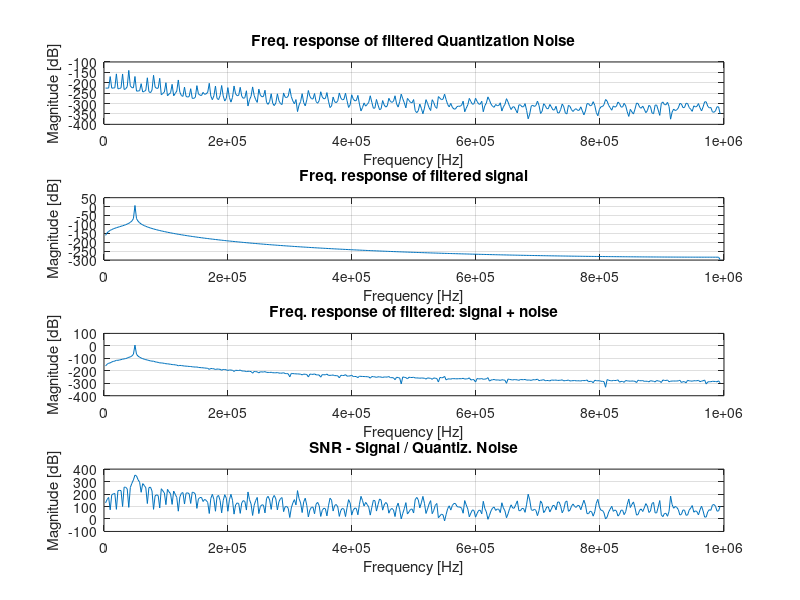
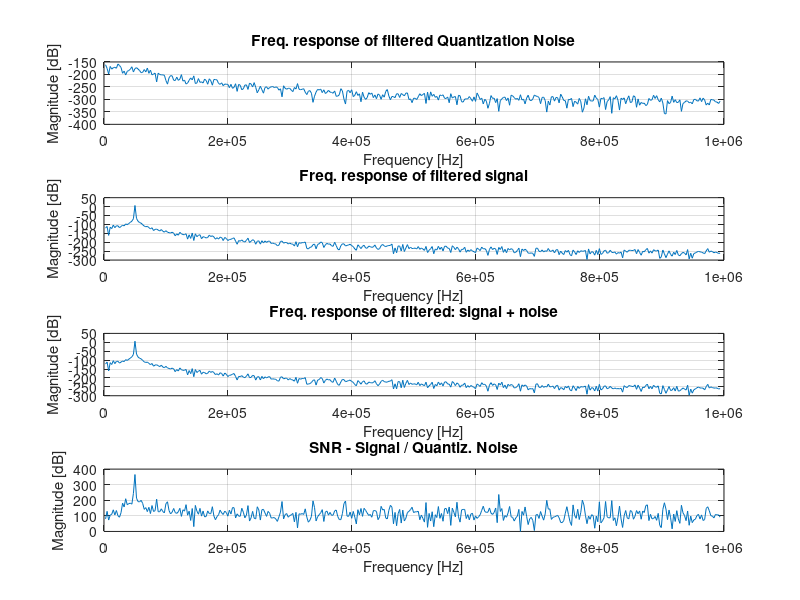

Reproduce these figures in MATLAB, in order.
% SCRIPT - Output quantization error of a digital processing process %

% BRIEFING %
% This script analyzes how Quantization Noise caused by sampling a   % 
% periodic analog signal behaves when processed by a digital filter  %

% ----------Config ADC---------- % 
Nbits = 12;
Vref = 3.3;
LSB = Vref/(2^Nbits);

% ----------Signals to be sampled---------- %
f1 = 50*10^3 ;  % Signal freq of 50kHz
Vcc1 = 1.65;  
A1 = 0.1;   % Amplitude
y1 = @(t) Vcc1 + A1*sin(2*pi*f1*t) ;    % Sinusoidal signal example 

% ----------Sampling interval---------- %
fs = 1.99*10^6 ; % Sampling freq of 1MHz
t1 = 0 ;
Np = 20 ;
t2 = Np/f1 ;  % Sampling Np periods of y1
Ts = 1/fs ;
t = [t1:Ts:t2];

% ----------Sampled signal---------- %
Y = y1(t);
L = length(Y);             % Length of signal

% ----------Signal + random noise (Dithering)---------- %
Nd = 6;                         % N-bit dithering
Y_dith = Y + rand(1,L)*Nd*LSB;   % N-LSB random noise

% ----------Quantized signal---------- %
partition = 0+LSB/2:LSB/2:Vref;     % Under this intervals, the signal is quantized
codebook = 0:LSB/2:Vref;            % rounding down (floor)
[ind,qY] = quantiz(Y,partition,codebook);  % Obtention of quantized signal (qY)
[ind2,qY_dith] = quantiz(Y_dith,partition,codebook);  % Obtention of quantized(signal+noise)

% ----------Quantization error sequence---------- %
EqY = Y - qY;  % Discrete sequence: quantiz. error
EqY_dith = Y_dith - qY_dith;  % Discrete sequence: quantiz. error with dithering

% ----------Single-Sided Amplitude Spectrum of EqY---------- %
Eq1f = fft(EqY);
P2 = abs(Eq1f/L);
P1 = P2(1:L/2+1);
P1(2:end-1) = 2*P1(2:end-1);
f1 = fs*(0:(L/2))/L;

% ----------Single-Sided Amplitude Spectrum of EqYdith---------- %
Eq1f_dith = fft(EqY_dith);
P2_dith = abs(Eq1f_dith/L);
P1_dith = P2_dith(1:L/2+1);
P1_dith(2:end-1) = 2*P1_dith(2:end-1);

% ----------Single-Sided Amplitude Spectrum of Y---------- %
Yf = fft(Y);
Py2 = abs(Yf/L);
Py1 = Py2(1:L/2+1);
Py1(2:end-1) = 2*Py1(2:end-1);

% ----------Single-Sided Amplitude Spectrum of Y_dith---------- %
Yf_dith = fft(Y_dith);
Py2_dith = abs(Yf_dith/L);
Py1_dith = Py2_dith(1:L/2+1);
Py1_dith(2:end-1) = 2*Py1_dith(2:end-1);

% ----------Single-Sided Amplitude Spectrum of qY---------- %
Yqf = fft(qY);
Pyq2 = abs(Yqf/L);
Pyq1 = Pyq2(1:L/2+1);
Pyq1(2:end-1) = 2*Pyq1(2:end-1);

% ----------Single-Sided Amplitude Spectrum of qY_dith---------- %
Yqf_dith = fft(qY_dith);
Pyq2_dith = abs(Yqf_dith/L);
Pyq1_dith = Pyq2_dith(1:L/2+1);
Pyq1_dith(2:end-1) = 2*Pyq1_dith(2:end-1);

% ---------- N-th order IIR filter -> N cascaded single pole IIR ---------- %
ALPHA = 0.2;
N=3;
a = [1];
for i = 1:N
    aux = [1 -(1-ALPHA)];
    a = conv(a,aux);
end

h1 = freqz(ALPHA,a,f1,fs);

% ---------- Plotting ---------- %
figure(1)
P1_dB = 20*log(h1.*P1);
subplot(4,1,1)
plot(f1(2:end),P1_dB(2:end))
title('Freq. response of filtered Quantization Noise')
xlabel('Frequency [Hz]')
ylabel('Magnitude [dB]')
grid

Py1_dB = 20*log(h1.*Py1);
subplot(4,1,2)
plot(f1(2:end),Py1_dB(2:end))
%ylim([-100 inf])
title('Freq. response of filtered signal')
xlabel('Frequency [Hz]')
ylabel('Magnitude [dB]')
grid

Pyq1_dB = 20*log(h1.*Pyq1);
subplot(4,1,3)
plot(f1(2:end),Pyq1_dB(2:end))
%ylim([-100 inf])
title('Freq. response of filtered: signal + noise')
xlabel('Frequency [Hz]')
ylabel('Magnitude [dB]')
grid

SNR_dB = Py1_dB - P1_dB;
subplot(4,1,4)
plot(f1(2:end),2*(SNR_dB(2:end)))
%ylim([-60 inf])
title('SNR - Signal / Quantiz. Noise')
xlabel('Frequency [Hz]')
ylabel('Magnitude [dB]')
grid

% Analysis with Dithering %
figure(2)
P1_dB_dith = 20*log(h1.*P1_dith);
subplot(4,1,1)
plot(f1(2:end),P1_dB_dith(2:end))
title('Freq. response of filtered Quantization Noise')
xlabel('Frequency [Hz]')
ylabel('Magnitude [dB]')
grid

Py1_dB_dith = 20*log(h1.*Py1_dith);
subplot(4,1,2)
plot(f1(2:end),Py1_dB_dith(2:end))
%ylim([-100 inf])
title('Freq. response of filtered signal')
xlabel('Frequency [Hz]')
ylabel('Magnitude [dB]')
grid

Pyq1_dB_dith = 20*log(h1.*Pyq1_dith);
subplot(4,1,3)
plot(f1(2:end),Pyq1_dB_dith(2:end))
%ylim([-100 inf])
title('Freq. response of filtered: signal + noise')
xlabel('Frequency [Hz]')
ylabel('Magnitude [dB]')
grid

SNR_dB_dith = Py1_dB_dith - P1_dB_dith;
subplot(4,1,4)
plot(f1(2:end),2*(SNR_dB_dith(2:end)))
%ylim([-60 inf])
title('SNR - Signal / Quantiz. Noise')
xlabel('Frequency [Hz]')
ylabel('Magnitude [dB]')
grid